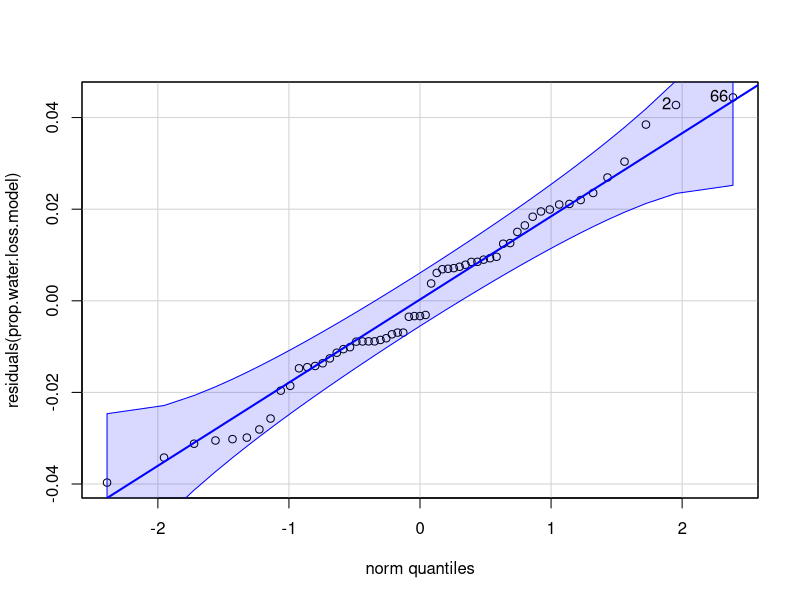
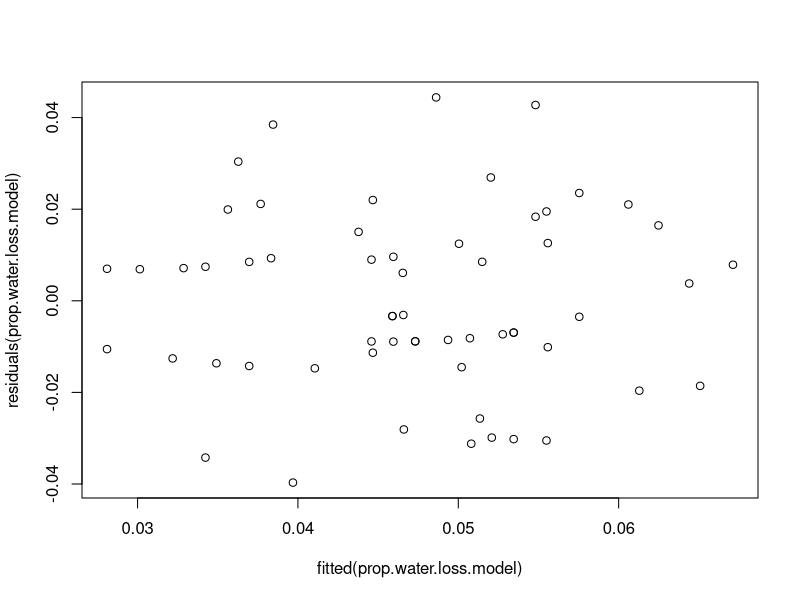
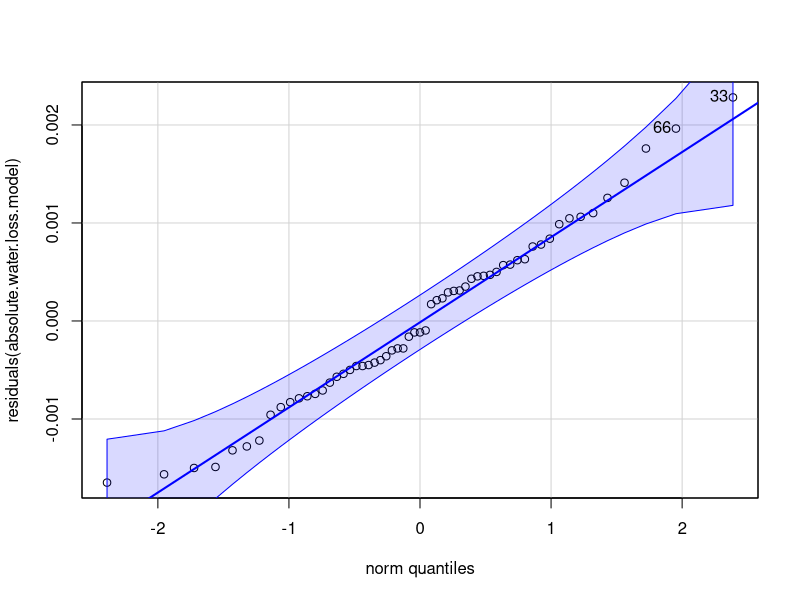
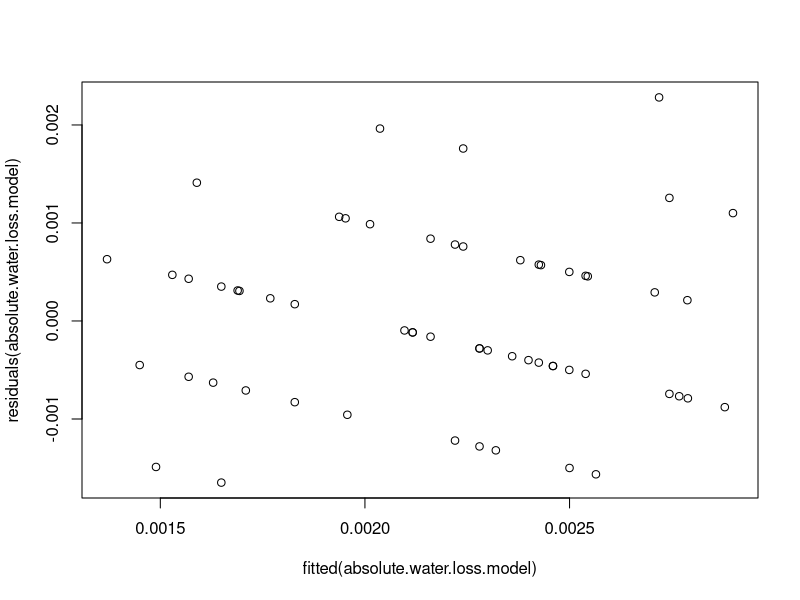
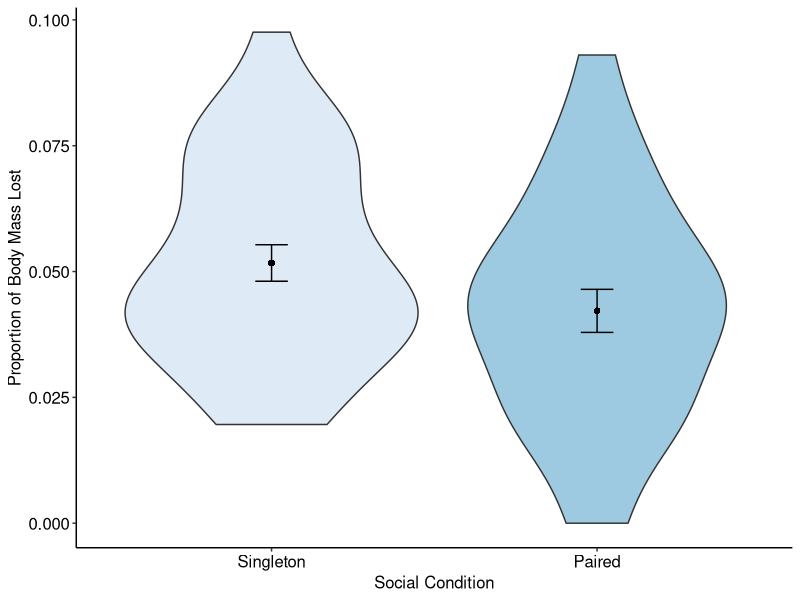
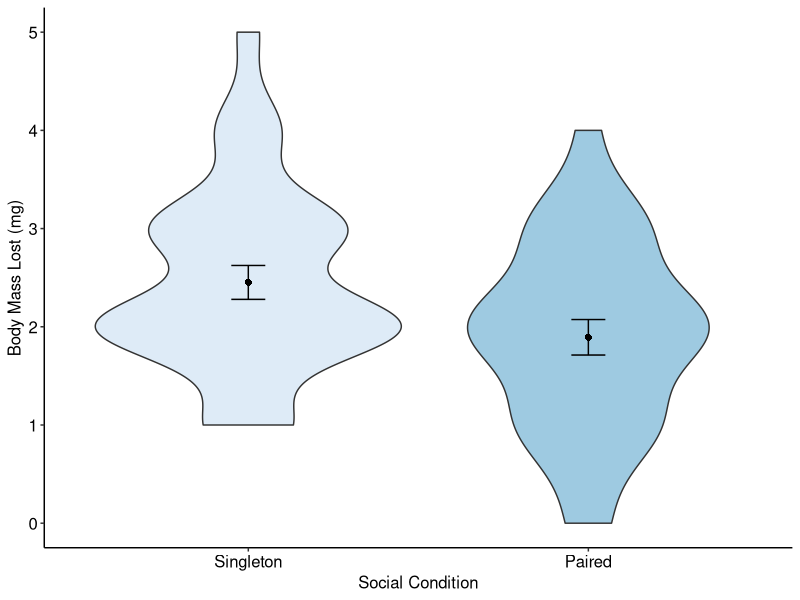

Source code (R) for these figures, in order:
# Melissodes Water Loss Analysis
# Maddie Ostwald
# June 26, 2023



#### Load libraries and read in data frame ####
library(ggplot2)
library(car) #for qqPlot()

setwd("~/Dropbox/UCSB/Projects/Melissodes desiccation resistance")
water.loss.df <- read.csv("Melissodes-water-loss-data.csv")
head(water.loss.df)



#### Organize data ####

# Google sheets set some variables as characters, so switch them to numeric
water.loss.df$Mass.loss.proportion <- as.numeric(water.loss.df$Mass.loss.proportion)
water.loss.df$Mass.loss..g. <- as.numeric(water.loss.df$Mass.loss..g.)
water.loss.df$Dry.mass..g. <- as.numeric(water.loss.df$Dry.mass..g.)

# Subset data
final.df <- subset(water.loss.df, All.bees.per.tube.survived.=="yes") #exclude tubes with any mortality
social.df <- subset(final.df, Treatment=="Paired")
solitary.df <- subset(final.df, Treatment=="Singleton")




#### Calculate summary statistics ####

# Calculate mean, std. error of proportional mass loss
social.mean.prop <- mean(social.df$Mass.loss.proportion) #0.04218734
solitary.mean.prop <- mean(solitary.df$Mass.loss.proportion) #0.05169748
social.se.prop <- sd(social.df$Mass.loss.proportion)/sqrt(28) #0.00043
solitary.se.prop <- sd(solitary.df$Mass.loss.proportion)/sqrt(31) #0.00036

# Calculate mean, std. error of absolute mass loss
social.mean.abs <- mean(social.df$Mass.loss..mg.) #1.892857
solitary.mean.abs <- mean(solitary.df$Mass.loss..mg.) #2.451613
social.se.abs <- sd(social.df$Mass.loss..mg.)/sqrt(28) #0.1806754
solitary.se.abs <- sd(solitary.df$Mass.loss..mg.)/sqrt(31) #0.1725128




#### Regression analysis ####

# Do social status, activity level, initial mass, and the interaction between social status and activity level influence the proportion of mass lost?
prop.water.loss.model <- lm(formula=Mass.loss.proportion ~ Initial.mass..g.+Prop..Active*Treatment, data=final.df)
summary(prop.water.loss.model) # evaluate model fit
Anova(prop.water.loss.model) # perform Type-II ANOVA

# Do social status, activity level, initial mass, and the interaction between social status and activity level influence the absolute mass lost?
absolute.water.loss.model <- lm(formula=Mass.loss..g. ~ Initial.mass..g.+Prop..Active*Treatment, data=final.df)
summary(absolute.water.loss.model)
Anova(absolute.water.loss.model) 




#### Check assumptions (normality and homoscedasticity) ####

qqPlot(residuals(prop.water.loss.model)) 
plot(fitted(prop.water.loss.model),residuals(prop.water.loss.model)) 

qqPlot(residuals(absolute.water.loss.model)) 
plot(fitted(absolute.water.loss.model),residuals(absolute.water.loss.model)) 





#### Plot data ####

# Change order of treatment levels on plots
final.df$Treatment <- factor(final.df$Treatment, levels=c("Singleton","Paired"))

#Violin plot: proportion data
ggplot(data=final.df, aes(x=Treatment, y=Mass.loss.proportion, fill=Treatment)) +
  scale_fill_brewer(palette="Blues")+
  geom_violin() +
  #geom_boxplot(width=0.1)+
  theme_classic()  + 
  labs(x="Social Condition",y="Proportion of Body Mass Lost",size=12)+
  theme(legend.position="none", axis.title=element_text(size=12), axis.text.x = element_text(color="black", size=12),axis.text.y = element_text(color="black", size=12))+
  stat_summary(fun.y=mean, geom="point", shape=16, size=2)+
  stat_summary(geom = "errorbar", fun.data = mean_se, width=0.1)
  #geom_jitter()

#Violin plot: absolute data
ggplot(data=final.df, aes(x=Treatment, y=Mass.loss..mg., fill=Treatment)) +
  scale_fill_brewer(palette="Blues")+
  geom_violin() +
  #geom_boxplot(width=0.1)+
  theme_classic()  + 
  labs(x="Social Condition",y="Body Mass Lost (mg)")+
  theme(legend.position="none", axis.title=element_text(size=12), axis.text.x = element_text(color="black", size=12),axis.text.y = element_text(color="black", size=12))+
  stat_summary(fun.y=mean, geom="point", shape=16, size=2)+
  stat_summary(geom = "errorbar", fun.data = mean_se, width=0.1)

